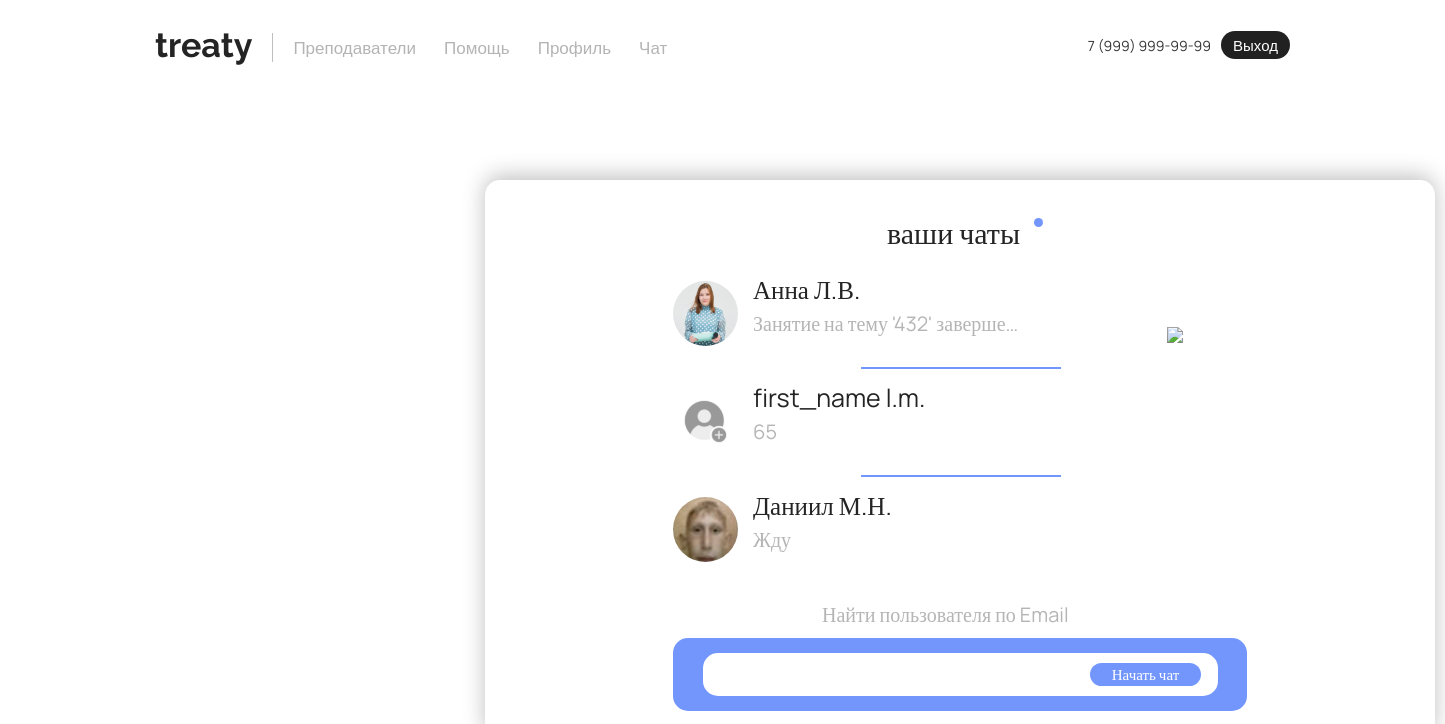
/chats/ (signed in), run on the app's committed database.
### main/models.py (models this page shows, shortened)
class CustomUser(AbstractUser):
    username = None
    email = models.EmailField(unique=True)
    birthday = models.DateField(null=True, blank=True)
    phone = models.CharField(max_length=15, blank=True)
    contact = models.CharField(max_length=50, blank=True)
    last_name = models.CharField(max_length=150, blank=False)  # Фамилия
    first_name = models.CharField(max_length=150, blank=False)  # Имя
    middle_name = models.CharField(max_length=150, blank=False)  # Отчество
    avatar = models.ImageField(upload_to='avatars/', null=True, blank=True)
    is_active = models.BooleanField(default=True)
    is_staff = models.BooleanField(default=False)
    is_superuser = models.BooleanField(default=False)
    date_joined = models.DateTimeField(default=timezone.now)
    rating = models.FloatField(default=0.0)
    USERNAME_FIELD = 'email'
    REQUIRED_FIELDS = []
    objects = CustomUserManager()
    def get_display_name(self):
        return f"{self.first_name} {self.last_name[0]}.{self.middle_name[0]}."

### chat/models.py (models this page shows, shortened)
class Message(models.Model):
    sender = models.ForeignKey(CustomUser, on_delete=models.CASCADE, related_name="sent_messages")
    receiver = models.ForeignKey(CustomUser, on_delete=models.CASCADE, related_name="received_messages")
    content = models.TextField()
    timestamp = models.DateTimeField(auto_now_add=True)
    image = models.ImageField(upload_to="message_images/", null=True, blank=True)
    video = models.FileField(upload_to="message_videos/", null=True, blank=True)

### chat/views.py (the view, shortened to what this page needs)
# urls.py: path("", views.chat_list_view, name="chat_list"),
@login_required
def chat_list_view(request):
    user = request.user
    existing_chats = CustomUser.objects.filter(
        Q(sent_messages__receiver=user) | Q(received_messages__sender=user)
    ).distinct()
    chat_data = []
    for chat_user in existing_chats:
        last_message = Message.objects.filter(
            Q(sender=user, receiver=chat_user) | Q(sender=chat_user, receiver=user)
        ).order_by("-timestamp").first()
        chat_data.append({
            'chat_user': chat_user,
            'last_message': last_message
        })
    return render(request, "main/chat_list.html", {"chat_data": chat_data})

### chat/templates/main/chat_list.html (shortened to what this page needs)
{% extends 'main/layout.html' %}
{% load static %}
{% block style %}
<link rel="stylesheet" href="{% static 'main/css/chat.css' %}">
{% endblock %}
{% block content %}
<div class="rectangle"></div>
<div class="yourchatstext">ваши чаты</div>
<div class="krujok"></div>
<img src="{% static 'main/img/tree.svg' %}" class="tree2">
<div class="chat-list">
    {% for chat in chat_data %}
    <a href="{% url 'chat_view' chat.chat_user.id %}" class="chat-item">
        <div class="chat-item-content">
            <img src="{% if chat.chat_user.avatar %}{{ chat.chat_user.avatar.url }}{% else %}{% static 'main/img/noimageavatar.svg' %}{% endif %}"
                 class="avatarreview">
            <div class="text-content">
                <p class="FIOtext">{{ chat.chat_user.get_display_name }}</p>
                {% if chat.last_message %}
                <p class="last-message">{{ chat.last_message.content|truncatechars:30|escape }}</p>
                {% else %}
                <p class="last-message">Нет сообщений</p>
                {% endif %}
            </div>
        </div>
    </a>
    {% if not forloop.last %}
    <div class="chat-divider"></div>
    {% endif %}
    {% empty %}
    <div class="nochats">чатов пока нет</div>
    <div class="nochatsunder">Вы можете написать собеседнику, используя его Email</div>
    {% endfor %}
</div>
<div class="searchuser">Найти пользователя по Email</div>
<form method="post" id="chatForm">
    <button type="submit" class="startchat">Начать чат</button>
    <div class="searchrec2"><input type="email" name="email" required></div>
</form>
{% endblock %}

### main/static/main/css/main.css (style rules this page uses)
body { overflow-x: hidden; min-height: 100%; position: relative; opacity: 0; padding-bottom: 100px; }
body.theme-loaded { opacity: 1; }

### main/static/main/css/reglog.css (style rules this page uses)
body { background-color: #ffffff !important; overflow-x: hidden; }

### main/static/main/css/chat.css (style rules this page uses)
body { overflow-y: hidden; }
.rectangle { position: absolute; width: 950px; height: 560px; top: 180px; left: 485px; border-radius: 15px; box-shadow: 0px -4px 22px #00000040; transition: background-color 0.4s ease, box-shadow 0.4s ease; }
.yourchatstext { width: 147.0px; height: 41.0px; color: #242424; font-family: Manrope; font-size: 30px; font-style: normal; font-weight: 400; line-height: normal; position: absolute; top: 212px; left: 887px; z-index: 15; }
.krujok { width: 9.0px; height: 9.0px; flex-shrink: 0; background-color: #7396FC; border-radius: 100px; position: absolute; top: 218px; left: 1034px; }
.searchuser { width: 276.0px; height: 27.0px; color: #B5B5B5; font-family: Manrope; font-size: 20px; font-style: normal; font-weight: 400; line-height: normal; position: absolute; top: 601px; left: 822px; z-index: 5; }
.searchrec2 { width: 515px; height: 43px; border-radius: 15px; background: #FFF; position: absolute; top: 653px; left: 703px; display: flex; align-items: center; overflow: hidden; position: absolute; z-index: 5; }
.searchrec2 input { width: 100%; height: 100%; border: 0px solid transparent; padding: 0 10px; font-size: 16px; outline: none; position: absolute; z-index: 1; background-color: transparent; transition: box-shadow 0.3s ease; z-index: 5; }
.startchat { width: 111.0px; height: 23.0px; border-radius: 15px; flex-shrink: 0; border-radius: 15px; background: #7396FC; position: absolute; top: 663px; left: 1090px; color: #FFF; font-family: Manrope; font-size: 15px; font-style: normal; font-weight: 400; line-height: normal; display: flex; justify-content: center; align-items: center; z-index: 6; border: none; outline: none; cursor: pointer; }
a { text-decoration: none; color: inherit; }
.chat-item { display: flex; align-items: center; padding: 10px; text-decoration: none; color: inherit; }
.chat-item-content { display: flex; align-items: center; width: 100%; }
.avatarreview { width: 65px; height: 65px; border-radius: 50%; object-fit: cover; margin-right: 15px; }
.text-content { display: flex; flex-direction: column; justify-content: center; }
.FIOtext { color: #242424; font-family: Manrope; font-size: 25px; font-weight: 400; line-height: 1.2; margin: 0; }
.last-message { color: #B5B5B5; font-family: Manrope; font-size: 20px; font-weight: 400; line-height: normal; margin-top: 5px; }
.chat-list { width: 617px; display: flex; flex-direction: column; padding: 10px; max-height: 325px; overflow-y: auto; margin-left: 652px; margin-top: 163px; z-index: 3; }
.chat-item { width: 100%; height: 91px; border-radius: 15px; border: 1px solid transparent; padding: 10px; background-color: #fff; z-index: 3; transition: background-color 0.3s ease; }
.chat-divider { width: 200px; min-height: 2px; background-color: #7396FC; align-self: center; margin: 7.5px 0; z-index: 4; }
.tree2 { position: absolute; top: 327px; left: 1167px; z-index: 4; }

### data on the page
CustomUser: avatar (picture), chat_user.get_display_name "Анна Л.В.", last_message.content "Занятие на тему '432' заверше…"
CustomUser: chat_user.get_display_name "first_name l.m.", last_message.content "65"
CustomUser: avatar (picture), chat_user.get_display_name "Даниил М.Н.", last_message.content "Жду"
